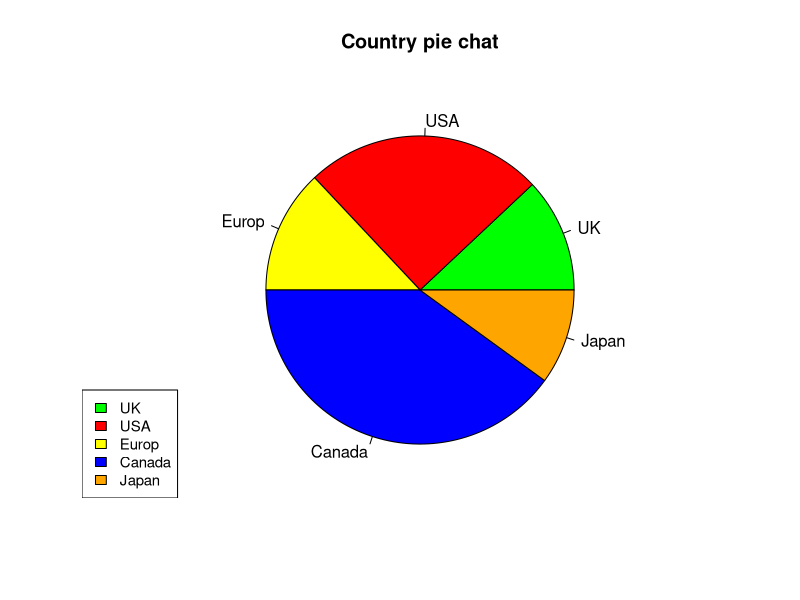

Write the R code that produced this figure.
x<-c(12,25, 13, 40, 10)
country<-c("UK", "USA", "Europ", "Canada", "Japan")
colors<-c("green", "red", "yellow", "blue", "orange")
pie(x, country, main="Country pie chat", col = colors)

#legend
legend("bottomleft", country, cex = 0.9, fill = colors)
